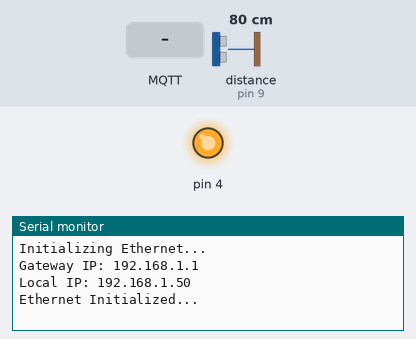
This sketch was run on a simulated Arduino Uno, built with avr-gcc and run on an emulated ATmega328P. Shown: output pins drawn as LEDs (lit = HIGH), the last lines printed to the serial monitor. The test bench sets the inputs (shaded band); at power-on: distance to the obstacle (sensor on pin 9) 80 cm. WiFi joins after 1.5 s; servers stay silent unless stated; no MQTT or app messages arrive unless stated.

Above: at 4.2 s.
4.3 s: MQTT message "1" arrives on the first subscribed topic
At 6.0 s:
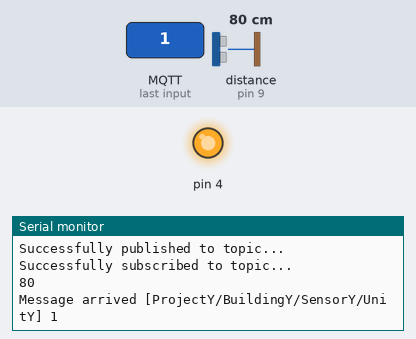
6.5 s: MQTT message "on" arrives on the first subscribed topic
At 8.0 s:
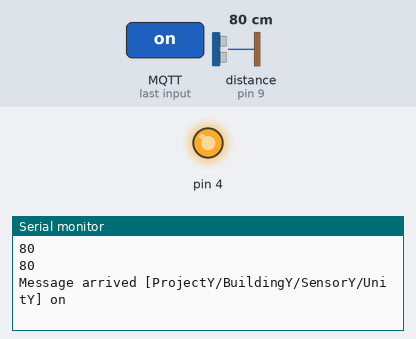
8.6 s: MQTT message "off" arrives on the first subscribed topic
At 10.0 s:
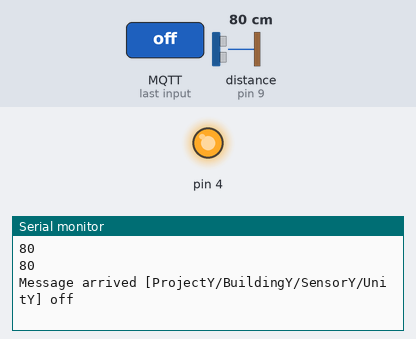

The sketch:

ArduinoEthernet2MQTTUltrasonic.ino
```cpp
/**
   Arduino Ethernet2 MQTT Example - Non-blocking / Reconnect
   This sketch demonstrates how to keep the client connected
   using a non-blocking reconnect function. If the client loses
   its connection, it attempts to reconnect every x seconds
   without blocking the main loop.
*/

#include <SPI.h>
#include <Ethernet2.h>
#include <EthernetUdp2.h>
#include <PubSubClient.h>
#include <Ultrasonic.h>

// Initialize the Ultrasonic Library
Ultrasonic ultrasonic(8, 9);

// Initialize the Ethernet Client
EthernetClient ethernetClient;

// Set the Ethernet MAC Address
byte mac[] = { 0x90, 0xA2, 0xDA, 0x10, 0xA9, 0x8B };

// Create an instance of the MQTT Client
PubSubClient client;

// Set the MQTT Server
IPAddress server(192, 168, 1, 167);

// Initialize the last reconnect attempt
long lastReconnectAttempt = 0;

/**
   Define a callback for when a message arrives on a topic
   @param topic char
   @param payload byte
   @param length int
*/
void callback(char* topic, byte* payload, unsigned int length) {
  Serial.print("Message arrived [");
  Serial.print(topic);
  Serial.print("] ");
  for (int i = 0; i < length; i++) {
    Serial.print((char) payload[i]);
  }
  Serial.println();
}

/**
   Define a method that handles connecting to the MQTT Broker
   @return bool
*/
boolean reconnect() {
  Serial.println("Initializing MQTT connection...");
  if (client.connect("arduinoClient")) {
    Serial.println("Connected to MQTT Broker...");
    client.publish("ProjectX/BuildingX/SensorX/UnitX", "Hello World");
    Serial.println("Successfully published to topic...");
    if (client.subscribe("ProjectY/BuildingY/SensorY/UnitY")) {
      Serial.println("Successfully subscribed to topic...");
    } else {
      Serial.println("Failed to subscribe to topic...");
    }
  } else {
    Serial.print("failed, Return Code: ");
    Serial.println(client.state());
  }
  return client.connected();
}

/**
   The main setup
*/
void setup() {

  // Bug fix for the Ethernet2
  pinMode(4, OUTPUT);
  digitalWrite(4, HIGH);

  // Set the baud rate
  Serial.begin(9600);

  // Initializing Ethernet
  Serial.println("Initializing Ethernet...");

  // Wait for IP address to be resolved
  while (Ethernet.begin(mac) != 1) {

    Serial.println("Error getting an IP address via DHCP, trying again...");

    delay(1000);

  }

  // Print the ethernet gateway
  Serial.print("Gateway IP: ");
  Serial.println(Ethernet.gatewayIP());

  // Print your local IP address:
  Serial.print("Local IP: ");
  Serial.println(Ethernet.localIP());

  // Print Ethernet OK
  Serial.println("Ethernet Initialized...");

  // Set the ethernet client
  client.setClient(ethernetClient);

  // Set the mqtt server
  client.setServer(server, 1883);

  // Set the callback
  client.setCallback(callback);

  // Reset the last reconnect attempt
  lastReconnectAttempt = 0;

  // Set a delay
  delay(1500);

}

/**
   The main loop
*/
void loop() {
  if (!client.connected()) {
    long now = millis();
    if (now - lastReconnectAttempt > 5000) {
      lastReconnectAttempt = now;
      if (reconnect()) {
        lastReconnectAttempt = 0;
      }
    }
  } else {

    char buffer[10];

    dtostrf(ultrasonic.distanceRead(), 0, 0, buffer);

    client.publish("ProjectX/BuildingX/UltrasonicX/CM", buffer);

    Serial.println(buffer);

    client.loop();

    delay(1000);

  }
}
```

Measured:
- after the input at 4.3 s, the serial monitor: prints a new line after 0.86 s (image 1)
- after the input at 6.5 s, the serial monitor: prints a new line after 0.67 s (image 2)
- after the input at 8.6 s, the serial monitor: prints a new line after 0.58 s (image 3)
